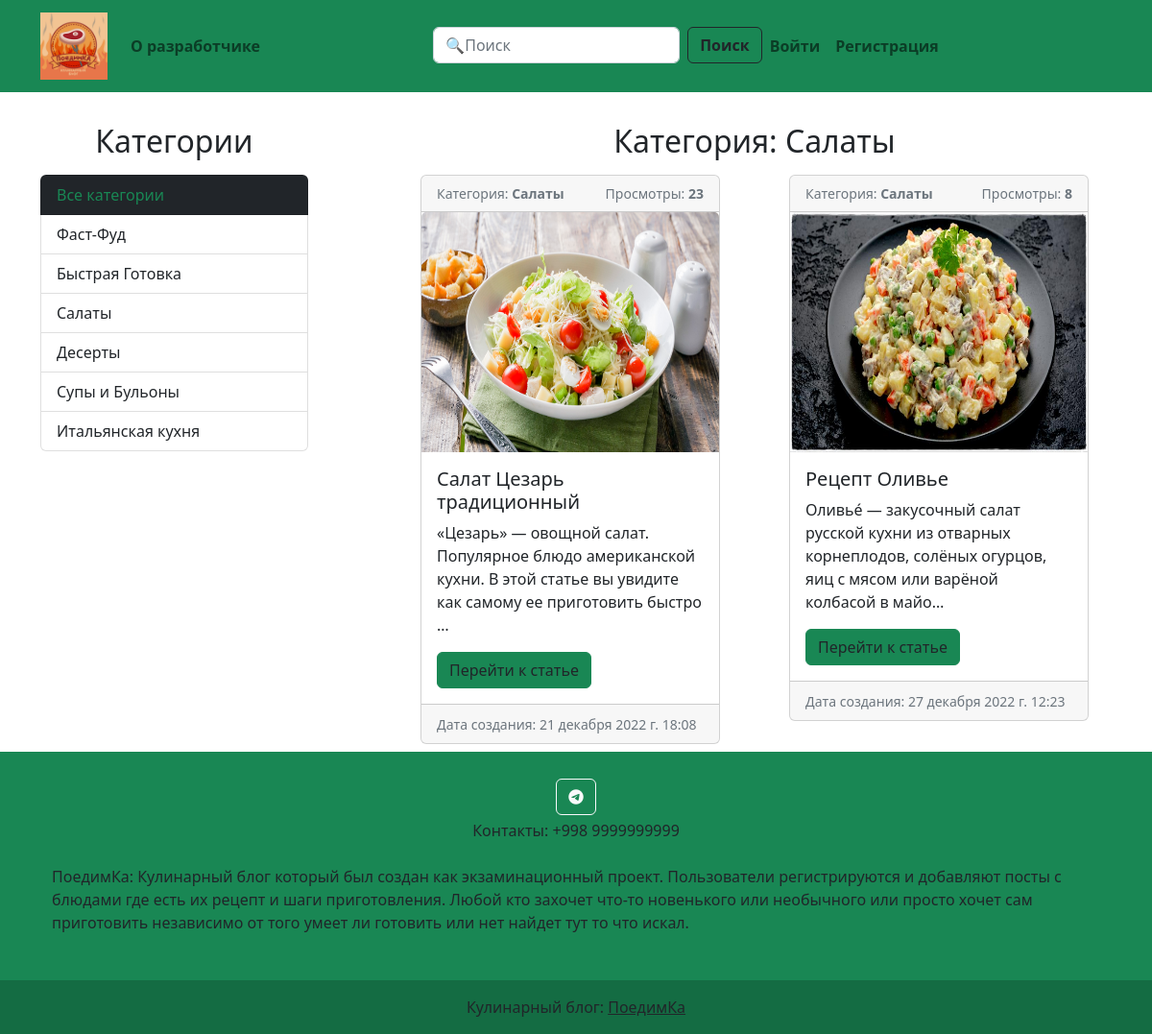
Screenshot of /category/3/ with the database file from the repository.
### blog/models.py (models this page shows, shortened)
class Category(models.Model):
    title = models.CharField(max_length=30, unique=True, verbose_name='Название категории')
    def __str__(self):
        return self.title
    class Meta:
        verbose_name = 'Категория'
        verbose_name_plural = 'Категории'

class Article(models.Model):
    title = models.CharField(max_length=150, unique=True, verbose_name='Название статьи')
    content = models.TextField(verbose_name='Описание статьи')
    ingredients = models.TextField(verbose_name='Ингридиенты')
    cooking = models.TextField(verbose_name='Шаги проготовления')
    photo = models.ImageField(upload_to='photos/', null=True, blank=True, verbose_name='Фотография')
    created_at = models.DateTimeField(auto_now_add=True, verbose_name='Дата создания')
    updated_at = models.DateTimeField(auto_now=True, verbose_name='Дата обновления')
    publish = models.BooleanField(default=True, verbose_name='Статус статьи')
    views = models.IntegerField(default=0, verbose_name='Просмотры')
    category = models.ForeignKey(Category, on_delete=models.CASCADE, verbose_name='Категория')
    def get_photo(self):
        if self.photo:
            return self.photo.url
        else:
            return 'https://encrypted-tbn0.gstatic.com/images?q=tbn:ANd9GcQufUBKNmKGYhA0O8VJg4ynifJt48GxbSoujg&usqp=CAU'
    class Meta:
        verbose_name = 'Статья'
        verbose_name_plural = 'Статьи'

### blog/views.py (the view)
# urls.py: path('category/<int:category_id>/', ArticleListByCategory.as_view(), name='category'),
class ArticleListByCategory(ArticleList):
    def get_queryset(self):
        articles = Article.objects.filter(category_id=self.kwargs['category_id'])
        return articles
    def get_context_data(self, *, object_list=None, **kwargs):
        context = super().get_context_data()
        category = Category.objects.get(pk=self.kwargs['category_id'])
        context['title'] = f'Категория: {category.title}'
        return context

### blog/templatetags/blog_tags.py (called while the page is built)
@register.simple_tag()
def get_categories():
    return Category.objects.all()

### blog/templates/blog/index.html (shortened to what this page needs)
{% extends 'base.html' %}
{% block main %}
<div class="d-flex justify-content-between">
    <div class="col-3">
        <h2 class="d-flex justify-content-center mt-3 mb-3">Категории</h2>
        {% include 'blog/components/_sidebar.html' %}
    </div>
    <div class="col-8">
        <h2 class="d-flex justify-content-center mt-3 mb-3">{{ title }}</h2>
        <div class="row row-cols-1 row-cols-md-2 g-4">
            {% for article in articles %}
            {% include 'blog/components/_cards.html' %}
            {% endfor %}
        </div>
    </div>
</div>
{% endblock main %}

### templates/base.html (shortened to what this page needs)
<!doctype html>
<html lang="ru">
<head>
    <link href="https://cdn.jsdelivr.net/npm/bootstrap@5.2.2/dist/css/bootstrap.min.css" rel="stylesheet"
>
</head>
<body>
<header>
    {% include 'components/_header.html' %}
</header>
<main class="container">
    {% block main %}
    {% endblock main %}
</main>
<footer>
    {% include 'components/_footer.html' %}
</footer>
</body>
</html>

### templates/components/_header.html (shortened to what this page needs)
{% load static %}
<nav class="navbar navbar-expand-lg bg-success">
    <div class="container">
        <a class="navbar-brand" href="{% url 'index' %}">
            <img width="70" src="{% static 'blog/img/logotip.png' %}" alt="">
        </a>
        <div class="collapse navbar-collapse" id="navbarSupportedContent">
            <ul class="navbar-nav me-auto mb-2 mb-lg-0">
                <li class="nav-item">
                    <a class="nav-link" href="{% url 'about_dev' %}"><b>О разработчике</b></a>
                </li>
            </ul>
            <ul class="navbar-nav me-auto mb-2 mb-lg-0">
                <li>
                    <form class="d-flex" role="search" method="get" action="{% url 'search' %}">
                        <input name="q" class="form-control me-2" type="search" placeholder="🔍Поиск"
                               aria-label="🔍Поиск">
                        <button class="btn btn-outline-dark" type="submit">
                            <b>Поиск</b>
                        </button>
                    </form>
                </li>
                {% if not request.user.is_authenticated %}
                    <li class="nav-item">
                        <a class="nav-link" aria-current="page" href="{% url 'user_login' %}"><b>Войти</b></a>
                    </li>
                    <li class="nav-item">
                        <a class="nav-link" aria-current="page" href="{% url 'user_register' %}"><b>Регистрация</b></a>
                    </li>
                {% endif %}
            </ul>
        </div>
    </div>
</nav>

### blog/templates/blog/components/_sidebar.html
{% load blog_tags %}
<div class="list-group">
    <a href="{% url 'index' %}" class="list-group-item list-group-item-action bg-dark text-success">
        Все категории
    </a>
    {% get_categories as categories %}
    {% for category in categories %}
    <a href="{% url 'category' category.pk %}" class="list-group-item list-group-item-action ">
        {{ category.title }}
    </a>
    {% endfor %}
</div>

### blog/templates/blog/components/_cards.html
<div class="col mb-2">
    <div class="card mx-4">
        <div class="card-header d-flex justify-content-between">
            <small class="text-muted">Категория: <b>{{ article.category }}</b></small>
            <small class="text-muted">Просмотры: <b>{{ article.views }}</b></small>
        </div>
        <img height="250" src="{{ article.get_photo }}" class="card-img-top" alt="...">
        <div class="card-body">
            <h5 class="card-title">{{ article.title }}</h5>
            <p class="card-text">{{ article.content|truncatechars:122 }}</p>
            <a href="{% url 'article' article.pk %}" class="btn btn-success text-dark">Перейти к статье</a>
        </div>
        <div class="card-footer">
            <small class="text-muted">Дата создания: {{ article.created_at }}</small>
        </div>
    </div>
</div>

### templates/components/_footer.html (shortened to what this page needs)
<footer class="bg-success text-dark text-dark">
        <div class="container p-4">
            <section class="text-center mb-4">
                <a class="btn btn-outline-light btn-floating m-1" href="https://t.me/akella_mp3" role="button"
                ><i class="fab fa-telegram"></i
                ></a>
                <p>Контакты: +998 9999999999</p>
            </section>
            <section class="mb-4">
                <p>
                    ПоедимКа: Кулинарный блог который был создан как экзаминационный проект. Пользователи
                    регистрируются и добавляют посты с блюдами где есть их рецепт и шаги приготовления.
                    Любой кто захочет что-то новенького или необычного или просто хочет сам приготовить независимо
                    от того умеет ли готовить или нет найдет тут то что искал.
                </p>
            </section>
        </div>
        <div class="text-center p-3" style="background-color: rgba(0, 0, 0, 0.2);">
            Кулинарный блог:
            <a class="text-dark" href="{% url 'index' %}">ПоедимКа</a>
        </div>
    </footer>

### rows the page displays
Category: title "Фаст-Фуд"
Category: title "Быстрая Готовка"
Category: title "Салаты"
Category: title "Десерты"
Category: title "Супы и Бульоны"
Category: title "Итальянская кухня"
Article: category "Салаты", views "23", get_photo (picture), title "Салат Цезарь традиционный", content "«Цезарь» — овощной салат. Популярное блюдо американской кухни. В этой статье вы увидите как самому ее приготовить быстро …", created_at "21 декабря 2022 г. 18:08"
Article: category "Салаты", views "8", get_photo (picture), title "Рецепт Оливье", content "Оливье́ — закусочный салат русской кухни из отварных корнеплодов, солёных огурцов, яиц с мясом или варёной колбасой в майо…", created_at "27 декабря 2022 г. 12:23"

### other values shown
{{ title }} "Категория: Салаты"
